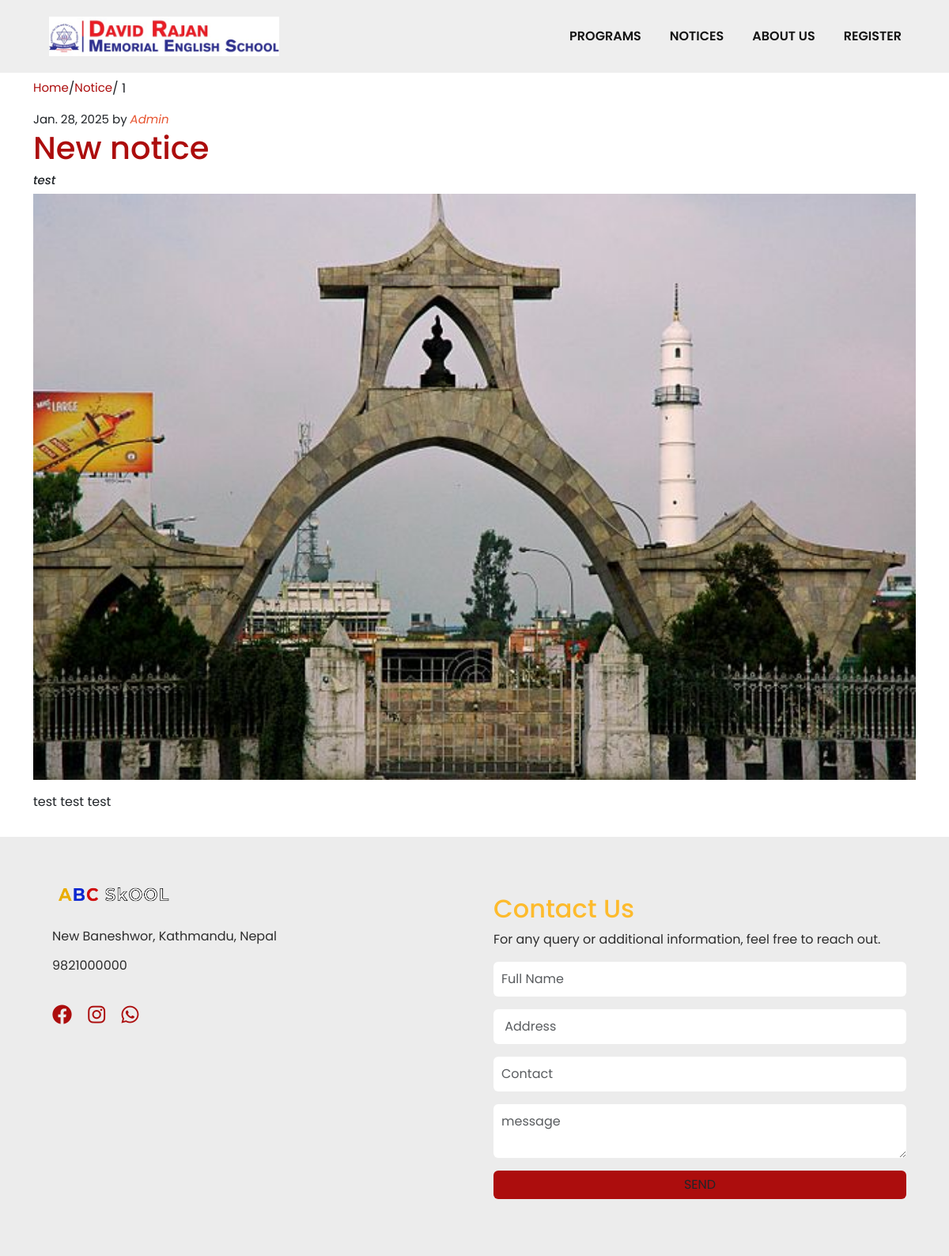
Page /notice/3 on the committed database.
### core/models.py (models this page shows, shortened)
class Notice(models.Model):
    post_id = models.AutoField(primary_key= True)
    title = models.CharField(max_length=50)
    head = models.CharField(max_length=500, default="")
    body = RichTextField(blank=False, null=True)
    pub_date = models.DateField()
    thumbnail = models.ImageField(blank=True, null=True)

### core/views.py (the view)
# urls.py: path('notice/<int:id>', notice, name='notice'), # About page
def notice(request, id):
    notice = Notice.objects.filter(post_id= id)[0]
    context = {
        'notice': notice
    }
    return render(request, 'notice.html', context)

### templates/notice.html
{% extends 'base.html' %}
{% load static %}
{% block content %}
<div class="container"  style="margin-top: 100px;">
    <div class="breadcrumb my-3 fs-15"><a class="fs-15 col-sec" href="/">Home</a> / <a class="fs-15 col-sec"  href="/notice">Notice</a> /  1</div>
<div  class="row" style="justify-content: center;">
    <span class="fs-15">{{notice.pub_date}} by <span style="color:#e75430;"><i>Admin</i></span></span>
    <h1 class="col-sec"> {{notice.title}}</h1>
    <h3 class="fs-15"><i>{{notice.head}}</i></h3>
    <div class="thumb-image">
        <img src="/media/{{notice.thumbnail}}" class="w-100">
    </div>
    <p>{{notice.body | safe}}</p>
</div>
</div>
{% endblock content %}

### static/css/styles.css (style rules this page uses)
* { margin: 0; padding: 0; box-sizing: border-box; font-family: "Poppins", serif; text-decoration: none !important; }
body { overflow-x: hidden; max-width: 100vw; }
.col-sec { color: rgb(172, 13, 13); }
.fs-15 { font-size: 15px; }

### rows in the picture
Notice: pub_date "Jan. 28, 2025", title "New notice", head "test", thumbnail (picture), body "test test test"
